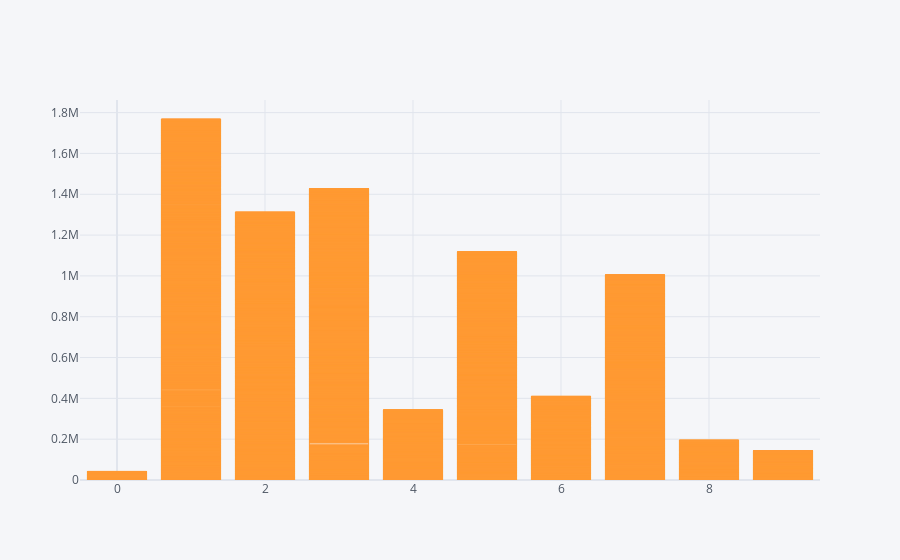

This figure's notebook cell:
### Markdown cell above
### Bar chart between CITY & COST

### Code cell
df.iplot(kind="bar",x="CITY",y="COST")

### Figure 1 — Plotly figure (JSON) as saved in the notebook; plotly's stock layout.template omitted (floating-point values rounded to 4 significant figures; data arrays with more than 128 entries replaced by an {"elided": "..."} marker saying what was removed)
{"data": [{"marker": {"color": "rgba(255, 153, 51, 0.6)", "line": {"color": "rgba(255, 153, 51, 1.0)", "width": 1}}, "name": "COST", "orientation": "v", "text": "", "type": "bar", "x": {"elided": "11372 int values"}, "y": {"elided": "11372 int values"}}], "layout": {"legend": {"bgcolor": "#F5F6F9", "font": {"color": "#4D5663"}}, "paper_bgcolor": "#F5F6F9", "plot_bgcolor": "#F5F6F9", "title": {"font": {"color": "#4D5663"}}, "xaxis": {"gridcolor": "#E1E5ED", "showgrid": true, "tickfont": {"color": "#4D5663"}, "title": {"font": {"color": "#4D5663"}, "text": ""}, "zerolinecolor": "#E1E5ED"}, "yaxis": {"gridcolor": "#E1E5ED", "showgrid": true, "tickfont": {"color": "#4D5663"}, "title": {"font": {"color": "#4D5663"}, "text": ""}, "zerolinecolor": "#E1E5ED"}}}
